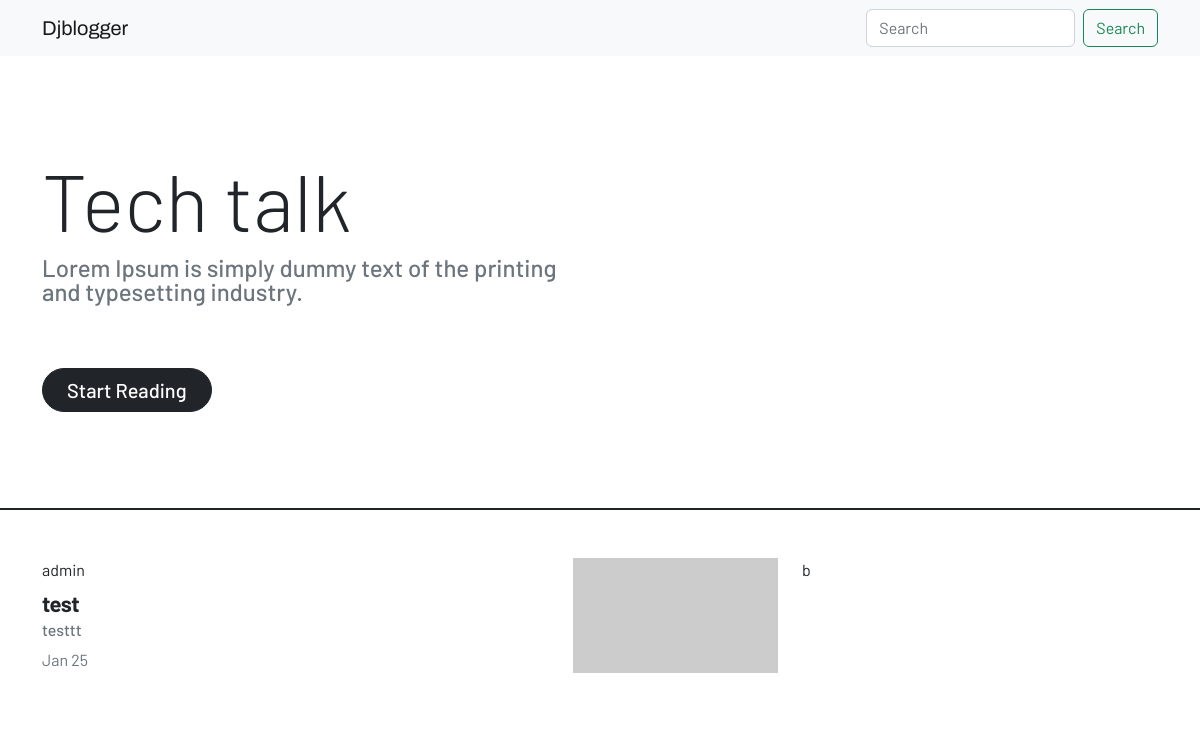
The app's page /, older data.
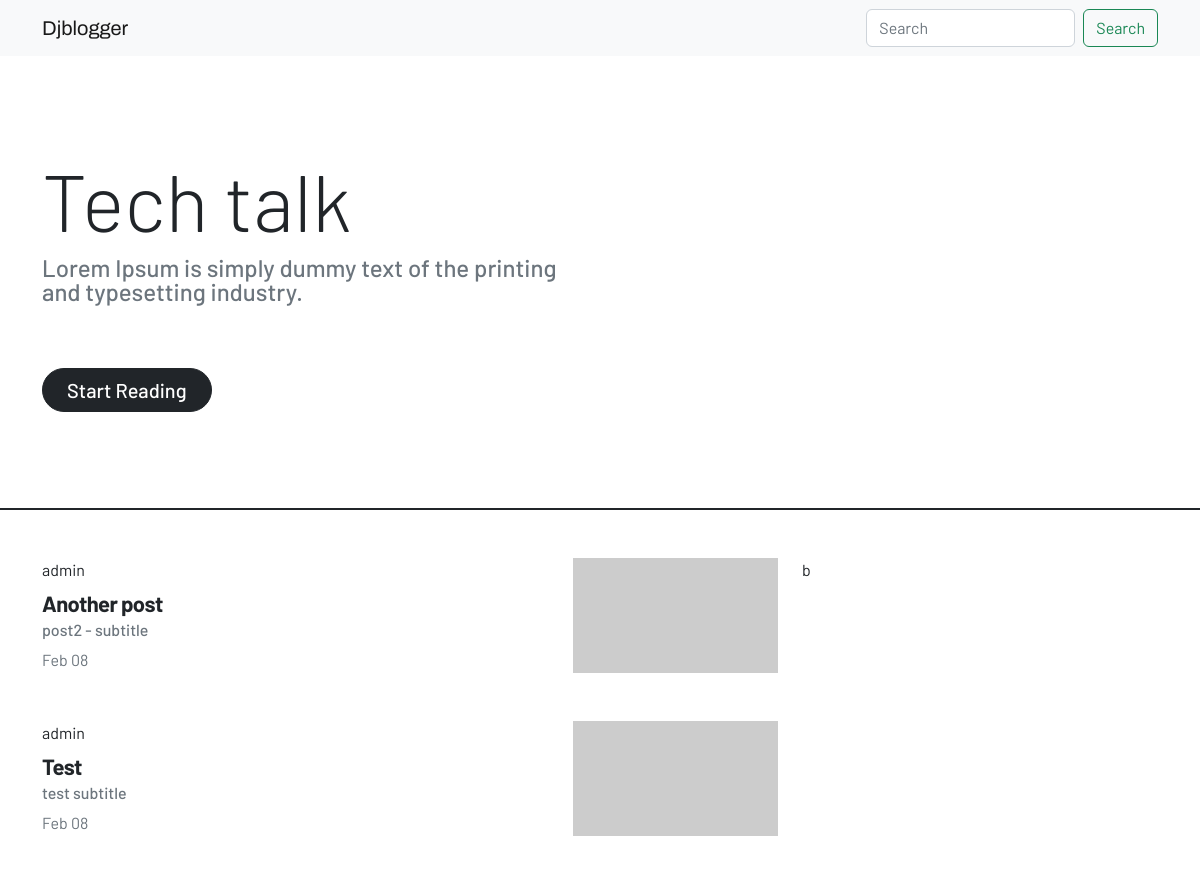
The same page, newer data.
### djblogger/blog/models.py (models this page shows, shortened)
class Post(models.Model):
    options = (
        ("draft", "Draft"),
        ("published", "Published"),
    )
    title = models.CharField(max_length=250)
    subtitle = models.CharField(max_length=100)
    slug = models.SlugField(max_length=250, unique=True)
    author = models.ForeignKey(User, on_delete=models.CASCADE, related_name="post_author")
    content = models.TextField()
    created_at = models.DateTimeField(auto_now_add=True, editable=False)
    updated_at = models.DateTimeField(auto_now=True)
    status = models.CharField(max_length=10, choices=options, default="draft")
    class Meta:
        ordering = ("-created_at",)

### djblogger/blog/views.py (the view)
# urls.py: path("", views.HomeView.as_view(), name="homepage"),
class HomeView(ListView):
    model = Post
    template_name = "blog/index.html"
    context_object_name = "posts"

### djblogger/templates/blog/index.html (shortened to what this page needs)
{% extends "../base/base.html" %}
{% block template %}
{% include "../base/navbar.html" %}
{% include "./components/splash.html" %}
<div class="container pt-5">
    <div class="row">
        <div class="col-12 col-lg-8">
        {% for post in posts %}
        <a href="" class="text-decoration-none infscroll">
            <div class="card border-0 pb-3 pb-sm-5">
                <div class="row">
                    <div class="col-8">
                        <div class="card_body pb-0">
                            <div class="pb-2 text-body infscoll-author">{{post.author}}</div>
                            <h1 class="mb-1 text-body fw-bold">{{post.title|truncatechars:80}}</h1>
                            <h2 class="text-muted fs-6 d-none d-sm-block">{{post.subtitle}}</h2>
                            <div class="text-muted infscoll-date">{{post.updated_at|date:"M d"}}</div>
                        </div>
                    </div>
                    <div class="col-4">
                        <img src="https://picsum.photos/205/115" class="img-fluid float-end">
                    </div>
                 </div>
            </div>
        </a>
        {% endfor %}
        </div>
        <div class="d-none d-lg-block col-4">b</div>
    </div>
</div>
{% endblock %}

### djblogger/templates/base/base.html (shortened to what this page needs)
{% load static %}
<!doctype html>
<html lang="en">
  <head>
    <link href="https://cdn.jsdelivr.net/npm/bootstrap@5.2.3/dist/css/bootstrap.min.css" rel="stylesheet">
    <link rel="stylesheet" href="{% static 'css/main.css' %}">
  </head>
  <body>
    {% block template %}
    {% endblock %}
  </body>
</html>

### djblogger/templates/base/navbar.html (shortened to what this page needs)
<nav class="navbar navbar-expand-lg bg-light">
  <div class="container">
    <a class="navbar-brand logo" href="#">Djblogger</a>
    <div class="collapse navbar-collapse" id="navbarSupportedContent">
      <form class="d-flex" role="search">
        <input class="form-control me-2" type="search" placeholder="Search" aria-label="Search">
        <button class="btn btn-outline-success" type="submit">Search</button>
      </form>
    </div>
  </div>
</nav>

### djblogger/templates/blog/components/splash.html
<div class="border-bottom border-2 border-dark">
    <div class="container py-5">
      <div class="row">
        <div class="col-12 col-md-6 py-1 py-md-5 text-center text-md-start">
            <h1 class="display-1">Tech talk</h1>
            <p class="fs-4 lh-1 text-muted fw-500 pb-5">
                Lorem Ipsum is simply dummy text of the printing and typesetting industry.
            </p>
            <button type="button" class="btn btn-dark rounded-pill fw-500 fs-5 px-4">Start Reading</button>
        </div>
      </div>
    </div>
</div>

### djblogger/static/css/main.css (style rules this page uses)
.logo { font-family: 'Archivo', sans-serif; }
html, body { font-family: 'Barlow', sans-serif; }
.fw-500 { font-weight: 500; }
.infscroll h1 { font-size: 22px; letter-spacing: -0.6px; }

Row changes from the older to the newer data that the page shows:
added Post: author "admin", title "Another post", subtitle "post2 - subtitle", updated_at "Feb 08"
changed Post: title "test" → "Test"; subtitle "testtt" → "test subtitle"; updated_at "Jan 25" → "Feb 08"
